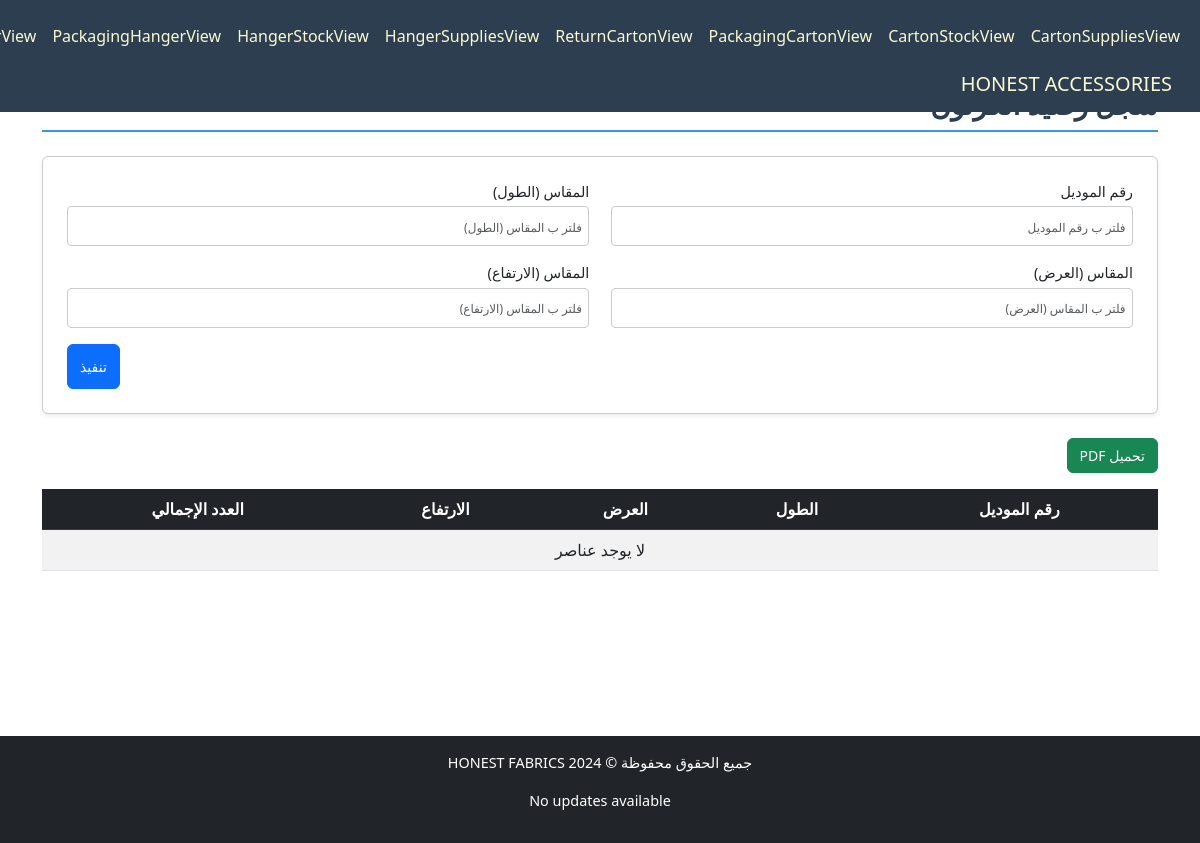
The page /accessories/CartonStock/ on the database as committed earlier.
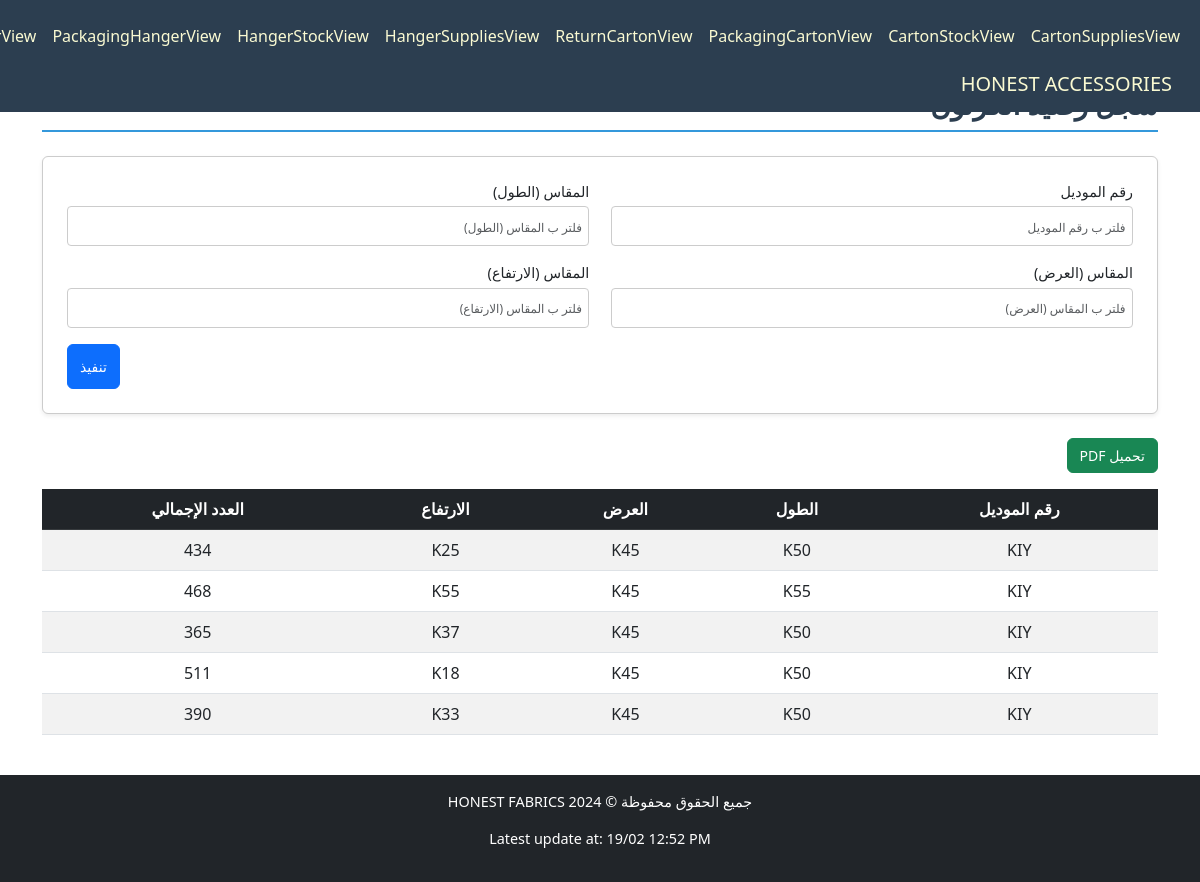
The same page on the database as committed later.
### accessories/models.py (models this page shows)
class CartonBaseModel(IDBaseModel):
    model_number = models.CharField("رقم الموديل", max_length=255, null=True, blank=True)
    length = models.CharField("المقاس (الطول)", max_length=255, null=True, blank=True)
    width = models.CharField("المقاس (العرض)", max_length=255, null=True, blank=True)
    height = models.CharField("المقاس (الارتفاع)", max_length=255, null=True, blank=True)
    total_quantity = models.IntegerField("العدد الإجمالي", null=True, blank=True)
    class Meta:
        abstract = True

class CartonStock(CartonBaseModel):
    pass

### accessories/views.py (the view)
# urls.py: path('CartonStock/', CartonStockView.as_view(), name='CartonStockView'),
class CartonStockView(FilterableListView):
    template_name = "accessories/CartonStock.html"
    model = CartonStock
    filter_fields = ['model_number', 'length', 'width', 'height']
    columns = ["رقم الموديل","المقاس (الطول)","المقاس (العرض)","المقاس (الارتفاع)","العدد الإجمالي"]

### accessories/views.py (called while the page is built)
    def get_queryset(self):
        queryset = super().get_queryset()
        filters = Q()
        for field in self.filter_fields:
            filter_value = self.request.GET.get(field)
            if filter_value:
                filters &= Q(**{f"{field}__icontains": filter_value})
        filtered_queryset = queryset.filter(filters)
        try:
            filtered_queryset = filtered_queryset.order_by('-date')
        except:
            pass
        return filtered_queryset

    def get_context_data(self, **kwargs):
        context = super().get_context_data(**kwargs)
        update = Updates.objects.all().order_by('-date').first()
        context['update'] = localtime(update.date).strftime("%d/%m %I:%M %p") if update and update.date else None
        context['columns'] = self.columns
        model_meta = self.model._meta
        context['filter_fields'] = [
            {
                'field_name': field,
                'verbose_name': model_meta.get_field(field).verbose_name,
                'value': self.request.GET.get(field) or "",
            }
            for field in self.filter_fields
        ]
        return context

### accessories/templates/accessories/CartonStock.html (shortened to what this page needs)
{% extends "accessories/layout.html" %}
{% load static %}
{% block home_page %}
<a class="navbar-brand" href="{% url 'CartonSuppliesView' %}">HONEST ACCESSORIES</a>
{% endblock %}
{% block navbar_links_small %}
{% include "accessories/nav_links.html" %}
{% endblock %}
{% block body %}
    <h2 class="section-title pt-4">سجل رصيد الكرتون</h2>
    <form method="get" class="filter-form-flex mb-4 p-4 rounded shadow-sm">
        {% for filter_field in filter_fields %}
        <div class="form-group mb-3">
            <label for="filter_{{ forloop.counter }}" class="form-label">{{ filter_field.verbose_name }}</label>
            <input type="text" id="filter_{{ forloop.counter }}" name="{{ filter_field.field_name }}"
                   placeholder="فلتر ب {{ filter_field.verbose_name }}"
                   class="form-control"
                   value="{{ filter_field.value }}">
        </div>
        {% endfor %}
        <div class="submit-container">
            <button type="submit" class="btn btn-primary submit-btn">تنفيذ</button>
        </div>
    </form>
    <button onclick="generatePDF()" class="btn btn-success mb-3">تحميل PDF</button>
    <div style="overflow-y: auto; max-height: 70vh; position: relative;" class="table-responsive mb-4">
        <table id="data-table" class="table table-striped">
            <thead class="table-dark">
                <tr>
                    <th style="position: sticky; top: 0;" >رقم الموديل</th>
                    <th style="position: sticky; top: 0;" >الطول</th>
                    <th style="position: sticky; top: 0;" >العرض</th>
                    <th style="position: sticky; top: 0;" >الارتفاع</th>
                    <th style="position: sticky; top: 0;" >العدد الإجمالي</th>
                </tr>
            </thead>
            <tbody>
                {% for model in models %}
                <tr>
                    <td>{{ model.model_number }}</td>
                    <td>{{ model.length }}</td>
                    <td>{{ model.width }}</td>
                    <td>{{ model.height }}</td>
                    <td>{{ model.total_quantity }}</td>
                </tr>
                {% empty %}
                <tr>
                    <td colspan="5" class="text-center">لا يوجد عناصر</td>
                </tr>
                {% endfor %}
            </tbody>
        </table>
    </div>
{% endblock body %}

Rows that differ between the two databases and show on the page:
added CartonStock: model_number "KIY", length "K50", width "K45", height "K25", total_quantity "434"
added CartonStock: model_number "KIY", length "K55", width "K45", height "K55", total_quantity "468"
added CartonStock: model_number "KIY", length "K50", width "K45", height "K37", total_quantity "365"
added CartonStock: model_number "KIY", length "K50", width "K45", height "K18", total_quantity "511"
added CartonStock: model_number "KIY", length "K50", width "K45", height "K33", total_quantity "390"
Other text that changed with them:
{{ update }}: (not shown) → "19/02 12:52 PM"
text no longer shown: "لا يوجد عناصر No updates available"
text now shown: "Latest update at:"
